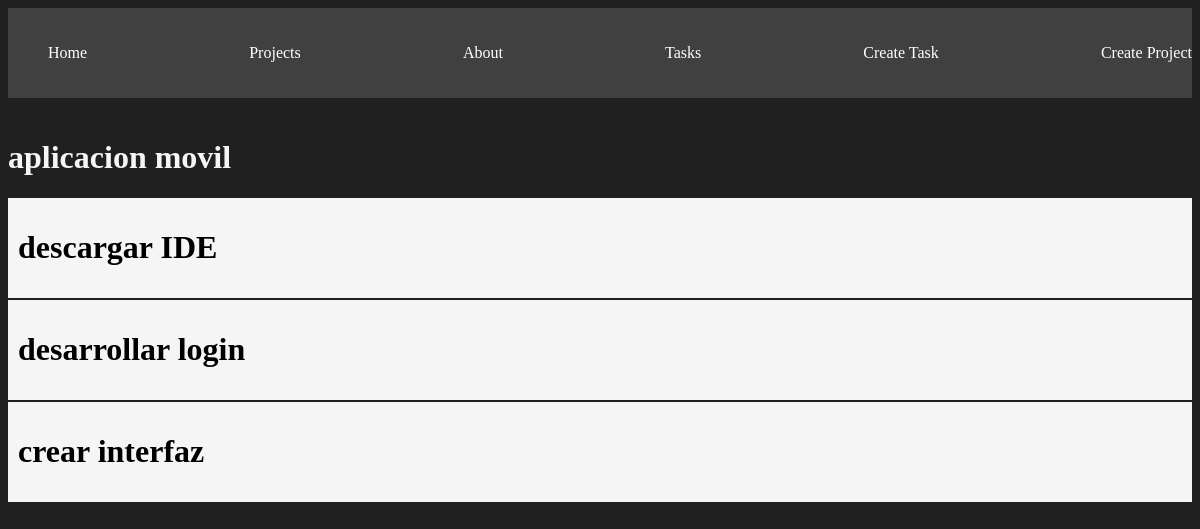
/projects/1, run on the app's committed database.
### myapp/models.py (models this page shows, shortened)
class Project(models.Model):
    name = models.CharField(max_length=200) # Campo de texto es CharField
    def __str__(self) -> str:
        return self.name

class Task(models.Model):
    title = models.CharField(max_length=200)
    description = models.TextField() # Campo de texto largo es TextField
    project = models.ForeignKey(Project, on_delete=models.CASCADE) # Relación de uno a muchos (un proyecto tiene muchas tareas
    done = models.BooleanField(default=False)

### myapp/views.py (the view)
# urls.py: path('projects/<int:id>', views.projectDetail, name="project_detail"),
def projectDetail(request, id):
    project = get_object_or_404(Project, id=id)
    tasks = Task.objects.filter(project_id=id) # Obtener todas las tareas de la base de datos que pertenecen al proyecto con id = id
    return render(request, 'projects/project_detail.html',{
        'project': project,
        'tasks': tasks
    })

### myapp/templates/projects/project_detail.html
{% extends 'layouts/base.html' %}
{% block content %}
<h1>{{project}}</h1>
{% for task in tasks %}
<div class="card">
    <h1>{{task.title}}</h1>
</div>
{% endfor %}
{% endblock %}

### myapp/static/styles/main.css (style rules this page uses)
body { background-color: #202020; color: whitesmoke; }
.card { background: whitesmoke; padding: 10px; margin-bottom: 2px; color: black; }

### data on the page
Project: name "aplicacion movil"
Task: title "descargar IDE"
Task: title "desarrollar login"
Task: title "crear interfaz"
